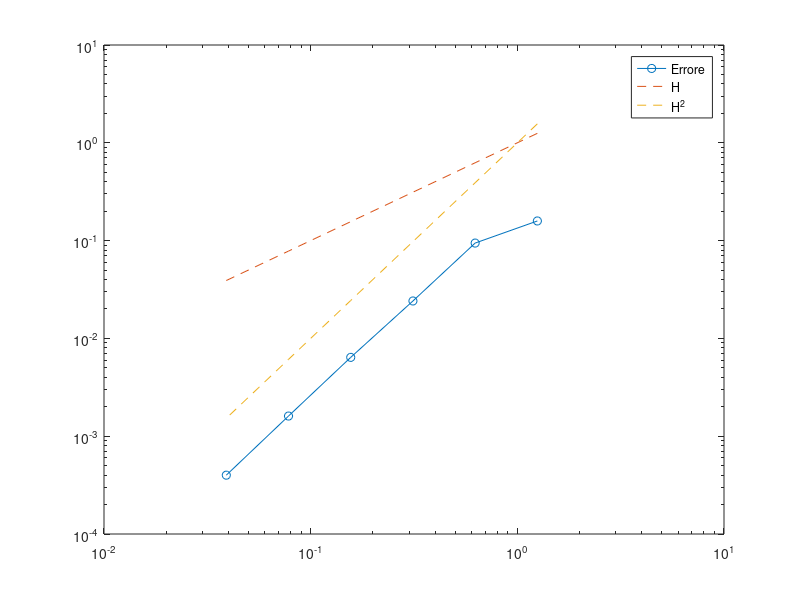

Write the MATLAB code that produced this figure.
clear
clc
close all

% definisco la funzione e l'intervallo (vettore query)

f = @(x) exp(-x.^2) .*sin(x);

a = -2;
b = 3;
x_q = linspace(a, b, 1000);
f_q = f(x_q);

%% 1

% definisco numero di sottointervalli e loro ampiezza
n = 3;
h = (b - a)/n;
% definnisco nodi equispaziati e valuto la funzione nei nodi
x_nod = a:h:b;
f_nod = f(x_nod);
% faccio l'interpolazione lineare sui 3 sottointervalli per ogni puto del
% vettore query
v_q = interp1(x_nod, f_nod, x_q);

% plotto la funzione
plot(x_q, f_q)
hold on
% plotto l'interpolazione e i nodi
plot(x_q, v_q)
plot(x_nod, f_nod, '*')
legend('f(x)', 'Interpolante', 'Nodi')
hold off

%% 2

% per calcolare la norma infinito dell'errore cerco il suo massimo
err = max(abs(f_q - v_q));
fprintf('Errore in norma infinito (massimo): %f\n', err)

%% 3

% inizializzo vettori contenenti la lunghezza dei sottointervalli e degli
% errori
H = [];
err = [];

% itero sul numero di sottointervalli 4,8,16,32,64,128
for n = 2 .^ (2:7)
    % calcolo la lunghezza dei sottointervalli e salvo nel vettore
    h = (b - a)/n;
    H = [H, h];
    % definnisco nodi equispaziati e valuto la funzione nei nodi
    x_nod = a:h:b;
    f_nod = f(x_nod);
    % faccio l'interpolazione lineare sui 3 sottointervalli per ogni puto
    % del vettore query
    v_q = interp1(x_nod, f_nod, x_q);
    % calcolo il massimo dell'errore e lo salvo nel vettore
    err = [err, max(abs(f_q - v_q))];
end

% plotto in scala logaritmica errore VS intervallo calcolato
loglog(H, err, 'o-', H, H, '--', H, H.^2, '--')
legend('Errore', 'H', 'H^2')

% ritroviamo il risultao teorico, ordine di convergenza 2